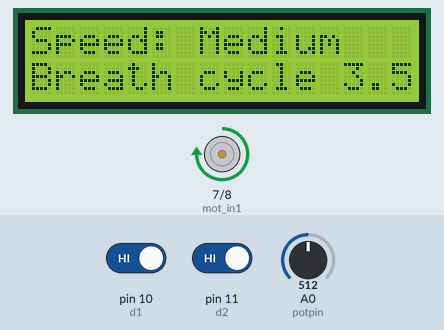
Bench run of a sketch on a simulated Arduino Uno, built with avr-gcc and run on an emulated ATmega328P. Shown: 16×2 character LCD, motor-driver pin pairs drawn as motors (green arrow = first pin HIGH = forward, orange = second pin HIGH = backward, longer = more drive, scaled by the enable pin). Inputs (shaded band) come from the test bench; at power-on: pin 10 (d1) HIGH, pin 11 (d2) HIGH, A0 (potpin) = 512. What the sketch prints to the serial monitor is not drawn.

Above: at 3.2 s.
3.3 s: pin 10 (d1) driven LOW
At 4.41 s:
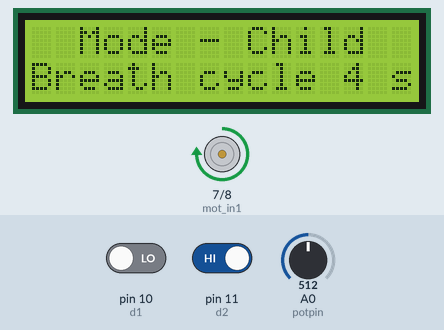
6.1 s: pin 11 (d2) driven LOW
At 7.8 s:
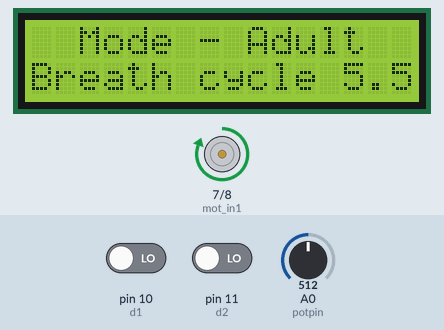
9.4 s: pin 11 (d2) driven HIGH
At 10.2 s:
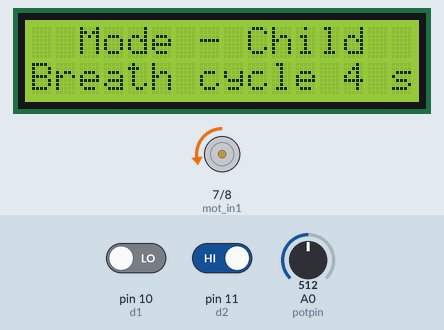
12.4 s: pin 10 (d1) driven HIGH
At 13.47 s:
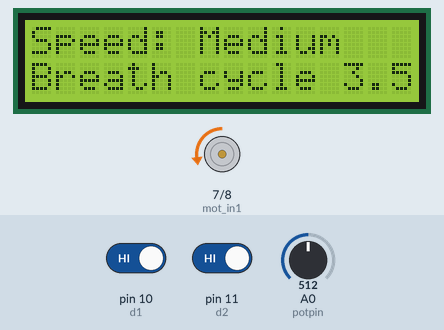
15.8 s: A0 (potpin) set to 672
17.7 s: A0 (potpin) set to 701
At 18.21 s:
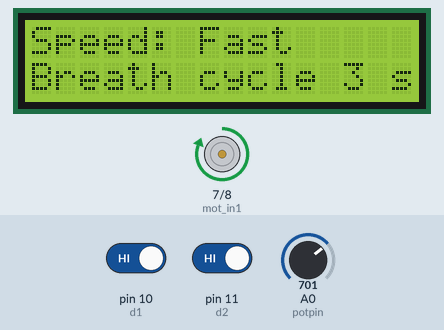
Timing chart, 0 to 21.5 s (numbered marks = the images above; inputs shaded):
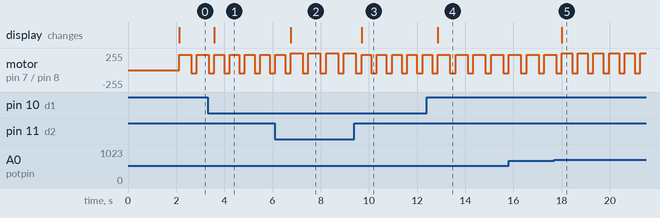

The sketch:

low-cost-ventilator.ino
```cpp
#include <LiquidCrystal_I2C.h>
#include <Wire.h>


LiquidCrystal_I2C lcd(0x27, 16, 2);
int potpin = 0;
int val;
#define d1 10
#define d2 11
uint8_t a,b;

#define mot_en 5
#define mot_in1 7
#define mot_in2 8


void setup()
{
  Serial.begin(9600);
  pinMode(d1,INPUT);
  pinMode(d2,INPUT);
  pinMode(mot_en,OUTPUT);
  pinMode(mot_in1,OUTPUT);
  pinMode(mot_in2,OUTPUT);

  lcd.init();
  lcd.backlight();
  lcd.setCursor(0, 0);
  lcd.print("   VENTILATOR");
  lcd.setCursor(0, 1);
  lcd.print("    ");
  delay(2000);
}


void loop()
{
   a=digitalRead(d1);
   b=digitalRead(d2);
   motorun();

}

  void motorun()
  {
    if(a==LOW)
    {

        if(b==LOW)
      {
        adult();
        Serial.print("adult");
      }
       else if(b==HIGH)
      {
        child();
        Serial.print("child");
      }
    }
    else if(a==HIGH)
    {
      manual();
    }
  }


  void child()
  {
    lcd.clear();
    lcd.print("  Mode - Child");
    lcd.setCursor(0,1);
    lcd.print("Breath cycle 4 sec");
     analogWrite(mot_en,1000);
     digitalWrite(mot_in1,1);
     digitalWrite(mot_in2,0);
     delay(400);
     analogWrite(mot_en,50);
     digitalWrite(mot_in1,0);
     digitalWrite(mot_in2,1);
     delay(200);
    }


  void adult()
  {
    lcd.clear();
    lcd.print("  Mode - Adult");
    lcd.setCursor(0,1);
    lcd.print("Breath cycle 5.5 sec");
     analogWrite(mot_en,1023);
     digitalWrite(mot_in1,1);
     digitalWrite(mot_in2,0);
     delay(500);
     analogWrite(mot_en,50);
     digitalWrite(mot_in1,0);
     digitalWrite(mot_in2,1);
     delay(200);

  }


  void manual()
  {
    val = analogRead(potpin);
    val = map(val, 0, 1023, 0, 180);

  if (val <=60 )
  {
    lcd.clear();
    lcd.setCursor(0,0);
    lcd.print("Speed: LOW  ");
    lcd.setCursor(0,1);
    lcd.print("Breath cycle 5 sec ");

     analogWrite(mot_en,990);
     digitalWrite(mot_in1,1);
     digitalWrite(mot_in2,0);
     delay(600);
     analogWrite(mot_en,50);
     digitalWrite(mot_in1,0);
     digitalWrite(mot_in2,1);
     delay(200);
      }


  else if (val >60 && val<=120)
  {
     lcd.clear();
     lcd.setCursor(0,0);
     lcd.print("Speed: Medium");
     lcd.setCursor(0,1);
     lcd.print("Breath cycle 3.5 sec ");

     analogWrite(mot_en,1000);
     digitalWrite(mot_in1,1);
     digitalWrite(mot_in2,0);
     delay(500);
     analogWrite(mot_en,50);
     digitalWrite(mot_in1,0);
     digitalWrite(mot_in2,1);
     delay(200);
  }

   else if (val<=180)
   {
     lcd.clear();
     lcd.setCursor(0,0);
     lcd.print("Speed: Fast");
     lcd.setCursor(0,1);
     lcd.print("Breath cycle 3 sec ");
     analogWrite(mot_en,1023);
     digitalWrite(mot_in1,1);
     digitalWrite(mot_in2,0);
     delay(420);
     analogWrite(mot_en,50);
     digitalWrite(mot_in1,0);
     digitalWrite(mot_in2,1);
     delay(200);
  }


  }
```

Measured:
- the behaviour switches between 687 and 688 on A0 (potpin) (found by bisection; images 4 and 5)
- after the input at 3.3 s, the display: changes after 0.29 s (image 1)
- after the input at 6.1 s, the display: changes after 0.65 s (image 2)
- after the input at 9.4 s, the display: changes after 0.29 s (image 3)
- after the input at 12.4 s, the display: changes after 0.46 s (image 4)
- after the input at 17.7 s, the display: changes after 0.31 s (image 5)
- by itself, motor on pin 7 (mot_in1) / pin 8 (mot_in2): alternates forward 255/255 for 0.42 s and backward 50/255 for 0.23 s
